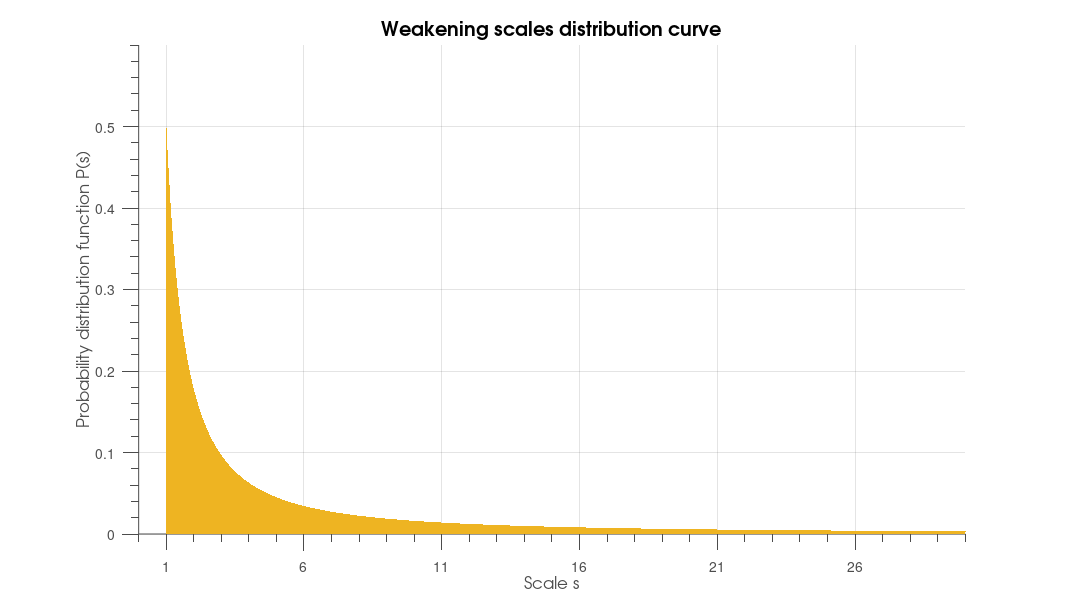

Recreate this plot in MATLAB.
clear;
clc;
close all;

s=1:0.001:30;
beta=1.5;
c=beta-1;
p=c*s.^-beta;
cum=1-s.^(1-beta);
hold on
%loglog(s,p,'r')
plot(s,p,'LineStyle', 'none','LineWidth', 1,'Marker', 'o', 'MarkerSize', 1, ...
      'MarkerEdgeColor','none', 'MarkerFaceColor',[238 180 34]/255);
h=area(s,p,'LineStyle', 'none','LineWidth', 1);
set(h,'FaceColor',[238 180 34]/255);
set(gca,'FontSize',25);
set(gca,'xtick',1:5:30,'xticklabel',1:5:30) 
%xtick shows the ticks, xticklabel gives the tick names.
set(gca,'xlim',[0 30]);
set(gca,'ylim',[0 0.6]);
grid on;
%grid minor;
hTitle = title('Weakening scales distribution curve','Fontsize',35);
hXLabel = xlabel('Scale s','Fontsize',30);
hYLabel = ylabel('Probability distribution function P(s)','Fontsize',30);
set(gca, 'FontName', 'Helvetica')
set([hTitle, hXLabel, hYLabel], 'FontName', 'AvantGarde')
% Adjust axes properties
set(gca, 'Box', 'off', 'TickDir', 'out', 'TickLength', [.02 .02], ...
    'XMinorTick', 'on', 'YMinorTick', 'on', 'YGrid', 'on', ...
    'XColor', [.3 .3 .3], 'YColor', [.3 .3 .3], ...
    'LineWidth', 1)
set(gcf,'color','w'); %set figure background transparent
set(gca,'color','w'); %set axis transparent
% Maximize print figure
set(gcf,'outerposition',get(0,'screensize'));
set(gcf, 'PaperPositionMode', 'manual');
set(gcf, 'PaperUnits', 'points'); %[ {inches} | centimeters | normalized | points ]
set(gcf, 'PaperPosition', [0 0 1920 1080]); 

% saveas(gcf,'F:\Git\PhDreport\4Anew\figures\ps.png');
% saveas(gcf,'F:\Git\Anew\figures\ps.png');
